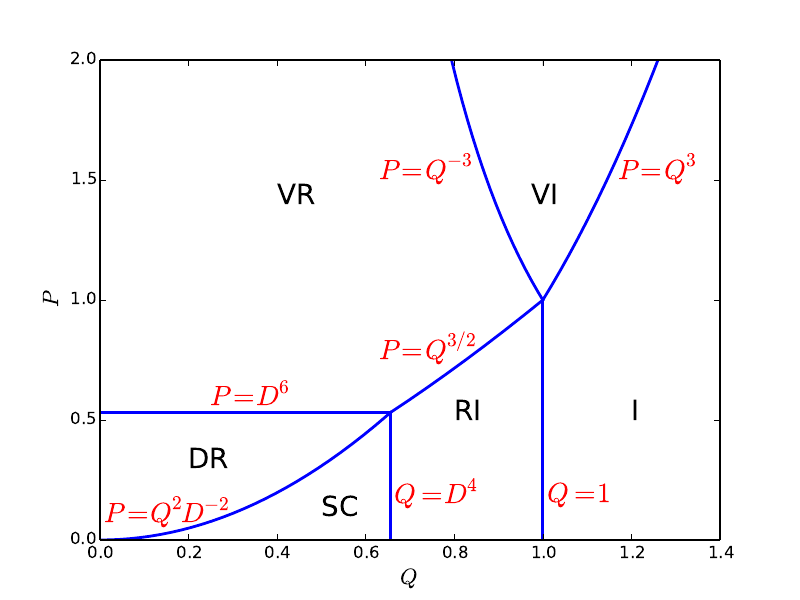

Write the Python code that produced this figure.

import matplotlib.pyplot as plt
import numpy as np

D = 0.9

D2 = D*D
D4 = D2*D2
D6 = D4*D2

def f1(q):
    return q*q/D2

def f2(q):
    return q**1.5

def f3(q):
    return q**3.

def f4(q):
    return 1./q**3.

t1 = np.arange(0., D4, 1.e-3)
t2 = np.arange(D4, 1., 1.e-3)
t3 = np.arange(1., 2.**(1./3.), 1.e-3)
t4 = np.arange(2.**(-1./3.), 1., 1.e-3)

plt.hlines(y=D6, xmin=0, xmax=D4, linewidth=2, color='blue')
plt.vlines(x=D4, ymin=0, ymax=D6, linewidth=2, color='blue')
plt.vlines(x=1., ymin=0, ymax=1., linewidth=2, color='blue')
plt.plot(t1, f1(t1), linewidth=2, color='blue')
plt.plot(t2, f2(t2), linewidth=2, color='blue')
plt.plot(t3, f3(t3), linewidth=2, color='blue')
plt.plot(t4, f4(t4), linewidth=2, color='blue')

plt.text(0.4, 1.4, 'VR',  fontsize=20)
plt.text(0.975, 1.4, 'VI',  fontsize=20)
plt.text(1.2, 0.5, 'I',  fontsize=20)
plt.text(0.8, 0.5, 'RI',  fontsize=20)
plt.text(0.2, 0.3, 'DR',  fontsize=20)
plt.text(0.5, 0.1, 'SC',  fontsize=20)

plt.text(1.17, 1.5, '$P=Q^3$', fontsize=20, color='red')
plt.text(0.63, 1.5, '$P=Q^{-3}$', fontsize=20, color='red')
plt.text(0.63, 0.75, '$P=Q^{3/2}$', fontsize=20, color='red')
plt.text(0.665, 0.15, '$Q=D^4$', fontsize=20, color='red')
plt.text(0.25, 0.56, '$P=D^6$', fontsize=20, color='red')
plt.text(0.01, 0.07, '$P=Q^2\!D^{-2}$', fontsize=20, color='red')
plt.text(1.01, 0.15, '$Q=1$', fontsize=20, color='red')

plt.xlabel('$Q$', fontsize=16)
plt.ylabel('$P$', fontsize=16)

plt.savefig("RegimeI.pdf")

#plt.show()
